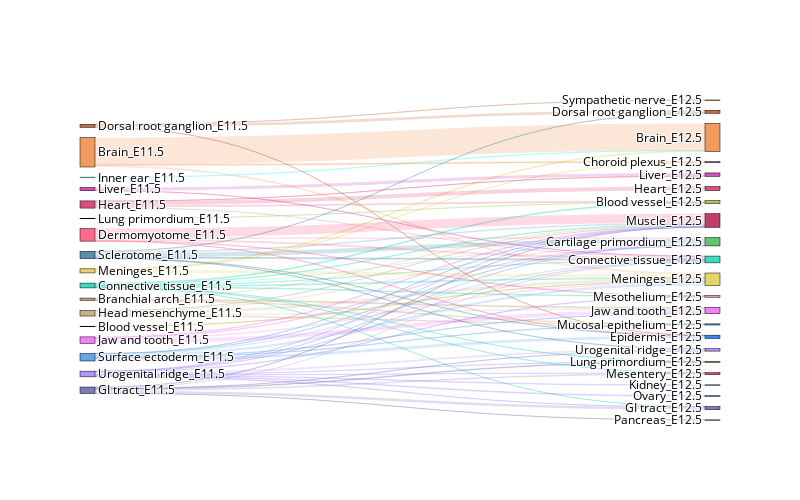
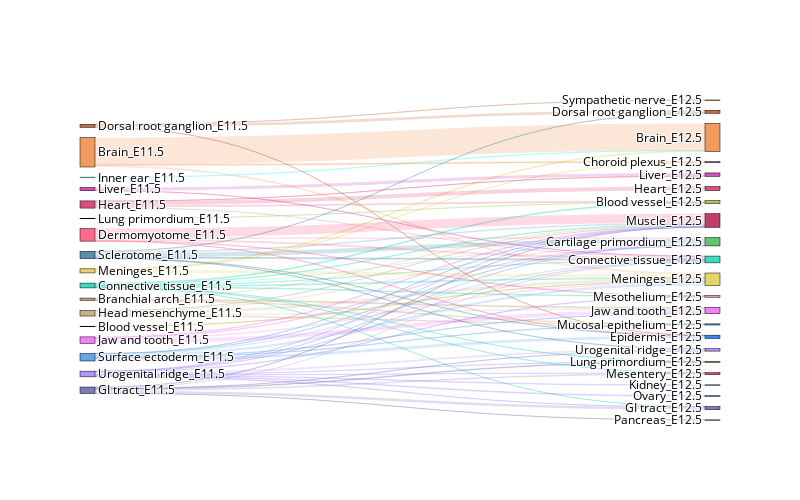

Notebook code cell kept with these figures, in order:
### Markdown cell above
We use a Sankey diagram to show the correspondence between cell types at different stages of development

### Code cell
fig=Sankey_multi(adata_li=[adata1,adata2],
             prefix_li=['E11.5','E12.5'],
             matching_li=[matching],
                clusters='annotation',filter_num=10,
             node_opacity = 0.8,
             link_opacity = 0.2,
                layout=[800,500],
           font_size=12,
           font_color='Black',
           save_name=None,
           format='png',
           width=1200,
           height=1000,
           return_fig=True)
fig.show()

### Figure 1 — Plotly figure (JSON) as saved in the notebook; plotly's stock layout.template omitted (floating-point values rounded to 4 significant figures)
{"data": [{"link": {"color": ["rgba(11, 211, 177, 0.2)", "rgba(211, 36, 90, 0.2)", "rgba(126, 193, 54, 0.2)", "rgba(239, 131, 58, 0.2)", "rgba(3, 255, 244, 0.2)", "rgba(223, 202, 67, 0.2)", "rgba(11, 211, 177, 0.2)", "rgba(255, 67, 116, 0.2)", "rgba(190, 155, 114, 0.2)", "rgba(240, 98, 249, 0.2)", "rgba(45, 115, 158, 0.2)", "rgba(66, 143, 226, 0.2)", "rgba(158, 123, 255, 0.2)", "rgba(239, 131, 58, 0.2)", "rgba(223, 202, 67, 0.2)", "rgba(11, 211, 177, 0.2)", "rgba(255, 67, 116, 0.2)", "rgba(92, 92, 166, 0.2)", "rgba(211, 36, 90, 0.2)", "rgba(201, 35, 177, 0.2)", "rgba(45, 115, 158, 0.2)", "rgba(66, 143, 226, 0.2)", "rgba(158, 123, 255, 0.2)", "rgba(183, 76, 17, 0.2)", "rgba(45, 115, 158, 0.2)", "rgba(255, 67, 116, 0.2)", "rgba(183, 76, 17, 0.2)", "rgba(45, 115, 158, 0.2)", "rgba(66, 143, 226, 0.2)", "rgba(11, 211, 177, 0.2)", "rgba(92, 92, 166, 0.2)", "rgba(158, 123, 255, 0.2)", "rgba(211, 36, 90, 0.2)", "rgba(179, 139, 92, 0.2)", "rgba(190, 155, 114, 0.2)", "rgba(240, 98, 249, 0.2)", "rgba(66, 143, 226, 0.2)", "rgba(158, 123, 255, 0.2)", "rgba(211, 36, 90, 0.2)", "rgba(201, 35, 177, 0.2)", "rgba(11, 211, 177, 0.2)", "rgba(92, 92, 166, 0.2)", "rgba(158, 123, 255, 0.2)", "rgba(179, 167, 38, 0.2)", "rgba(239, 131, 58, 0.2)", "rgba(11, 211, 177, 0.2)", "rgba(190, 155, 114, 0.2)", "rgba(240, 98, 249, 0.2)", "rgba(223, 202, 67, 0.2)", "rgba(66, 143, 226, 0.2)", "rgba(11, 211, 177, 0.2)", "rgba(92, 92, 166, 0.2)", "rgba(158, 123, 255, 0.2)", "rgba(11, 211, 177, 0.2)", "rgba(255, 67, 116, 0.2)", "rgba(158, 123, 255, 0.2)", "rgba(179, 139, 92, 0.2)", "rgba(190, 155, 114, 0.2)", "rgba(66, 143, 226, 0.2)", "rgba(179, 139, 92, 0.2)", "rgba(11, 211, 177, 0.2)", "rgba(255, 67, 116, 0.2)", "rgba(92, 92, 166, 0.2)", "rgba(190, 155, 114, 0.2)", "rgba(240, 98, 249, 0.2)", "rgba(45, 115, 158, 0.2)", "rgba(66, 143, 226, 0.2)", "rgba(158, 123, 255, 0.2)", "rgba(158, 123, 255, 0.2)", "rgba(92, 92, 166, 0.2)", "rgba(183, 76, 17, 0.2)", "rgba(92, 92, 166, 0.2)", "rgba(45, 115, 158, 0.2)", "rgba(158, 123, 255, 0.2)"], "label": ["Lung primordium_E11.5", "Brain_E11.5", "Urogenital ridge_E11.5", "Branchial arch_E11.5", "Heart_E11.5", "Dorsal root ganglion_E11.5", "Dermomyotome_E11.5", "Spinal cord_E11.5", "Liver_E11.5", "GI tract_E11.5", "Meninges_E11.5", "Blood vessel_E11.5", "Sclerotome_E11.5", "Jaw and tooth_E11.5", "Inner ear_E11.5", "Connective tissue_E11.5", "Head mesenchyme_E11.5", "Surface ectoderm_E11.5", "Jaw and tooth_E12.5", "Heart_E12.5", "Dorsal root ganglion_E12.5", "Kidney_E12.5", "Blood vessel_E12.5", "Brain_E12.5", "Liver_E12.5", "Urogenital ridge_E12.5", "Sympathetic nerve_E12.5", "Connective tissue_E12.5", "Muscle_E12.5", "Cartilage primordium_E12.5", "Epidermis_E12.5", "Pancreas_E12.5", "Mesentery_E12.5", "Choroid plexus_E12.5", "GI tract_E12.5", "Lung primordium_E12.5", "Mucosal epithelium_E12.5", "Meninges_E12.5", "Ovary_E12.5", "Mesothelium_E12.5"], "source": [15, 4, 0, 1, 14, 10, 15, 6, 16, 13, 12, 17, 2, 1, 10, 15, 6, 9, 4, 8, 12, 17, 2, 5, 12, 6, 5, 12, 17, 15, 9, 2, 4, 3, 16, 13, 17, 2, 4, 8, 15, 9, 2, 11, 1, 15, 16, 13, 10, 17, 15, 9, 2, 15, 6, 2, 3, 16, 17, 3, 15, 6, 9, 16, 13, 12, 17, 2, 2, 9, 5, 9, 12, 2], "target": [22, 22, 22, 23, 23, 23, 29, 29, 29, 29, 29, 29, 29, 33, 33, 27, 27, 27, 27, 27, 27, 27, 27, 20, 20, 30, 30, 30, 30, 34, 34, 34, 19, 18, 18, 18, 18, 21, 24, 24, 35, 35, 35, 37, 37, 37, 37, 37, 37, 37, 32, 32, 32, 39, 39, 39, 36, 36, 36, 28, 28, 28, 28, 28, 28, 28, 28, 28, 38, 31, 26, 25, 25, 25], "value": [80, 156, 17, 2472, 15, 79, 99, 103, 110, 35, 389, 17, 14, 82, 23, 11, 172, 107, 104, 12, 85, 112, 19, 251, 24, 13, 18, 17, 258, 15, 245, 31, 370, 91, 109, 333, 49, 59, 28, 288, 15, 62, 32, 50, 150, 88, 227, 156, 275, 192, 25, 129, 34, 51, 33, 64, 18, 38, 47, 101, 57, 828, 21, 21, 62, 138, 13, 17, 68, 13, 11, 12, 23, 188]}, "node": {"color": ["rgba(126, 193, 54, 0.8)", "rgba(239, 131, 58, 0.8)", "rgba(158, 123, 255, 0.8)", "rgba(179, 139, 92, 0.8)", "rgba(211, 36, 90, 0.8)", "rgba(183, 76, 17, 0.8)", "rgba(255, 67, 116, 0.8)", "rgba(249, 213, 186, 0.8)", "rgba(201, 35, 177, 0.8)", "rgba(92, 92, 166, 0.8)", "rgba(223, 202, 67, 0.8)", "rgba(179, 167, 38, 0.8)", "rgba(45, 115, 158, 0.8)", "rgba(240, 98, 249, 0.8)", "rgba(3, 255, 244, 0.8)", "rgba(11, 211, 177, 0.8)", "rgba(190, 155, 114, 0.8)", "rgba(66, 143, 226, 0.8)", "rgba(240, 98, 249, 0.8)", "rgba(211, 36, 90, 0.8)", "rgba(183, 76, 17, 0.8)", "rgba(98, 207, 232, 0.8)", "rgba(179, 167, 38, 0.8)", "rgba(239, 131, 58, 0.8)", "rgba(201, 35, 177, 0.8)", "rgba(158, 123, 255, 0.8)", "rgba(204, 90, 13, 0.8)", "rgba(11, 211, 177, 0.8)", "rgba(175, 16, 65, 0.8)", "rgba(60, 180, 75, 0.8)", "rgba(3, 109, 244, 0.8)", "rgba(115, 155, 30, 0.8)", "rgba(231, 29, 54, 0.8)", "rgba(189, 58, 221, 0.8)", "rgba(92, 92, 166, 0.8)", "rgba(126, 193, 54, 0.8)", "rgba(47, 125, 209, 0.8)", "rgba(223, 202, 67, 0.8)", "rgba(85, 175, 217, 0.8)", "rgba(255, 131, 131, 0.8)"], "label": ["Lung primordium_E11.5", "Brain_E11.5", "Urogenital ridge_E11.5", "Branchial arch_E11.5", "Heart_E11.5", "Dorsal root ganglion_E11.5", "Dermomyotome_E11.5", "Spinal cord_E11.5", "Liver_E11.5", "GI tract_E11.5", "Meninges_E11.5", "Blood vessel_E11.5", "Sclerotome_E11.5", "Jaw and tooth_E11.5", "Inner ear_E11.5", "Connective tissue_E11.5", "Head mesenchyme_E11.5", "Surface ectoderm_E11.5", "Jaw and tooth_E12.5", "Heart_E12.5", "Dorsal root ganglion_E12.5", "Kidney_E12.5", "Blood vessel_E12.5", "Brain_E12.5", "Liver_E12.5", "Urogenital ridge_E12.5", "Sympathetic nerve_E12.5", "Connective tissue_E12.5", "Muscle_E12.5", "Cartilage primordium_E12.5", "Epidermis_E12.5", "Pancreas_E12.5", "Mesentery_E12.5", "Choroid plexus_E12.5", "GI tract_E12.5", "Lung primordium_E12.5", "Mucosal epithelium_E12.5", "Meninges_E12.5", "Ovary_E12.5", "Mesothelium_E12.5"], "line": {"color": "black", "width": 0.5}, "pad": 15, "thickness": 15}, "type": "sankey", "valueformat": ".0f", "valuesuffix": "TWh"}], "layout": {"autosize": false, "font": {"color": "Black", "size": 12}, "height": 500, "title": {"text": ""}, "width": 800}}

### Figure 2 — Plotly figure (JSON) as saved in the notebook; plotly's stock layout.template omitted (floating-point values rounded to 4 significant figures)
{"data": [{"link": {"color": ["rgba(11, 211, 177, 0.2)", "rgba(211, 36, 90, 0.2)", "rgba(126, 193, 54, 0.2)", "rgba(239, 131, 58, 0.2)", "rgba(3, 255, 244, 0.2)", "rgba(223, 202, 67, 0.2)", "rgba(11, 211, 177, 0.2)", "rgba(255, 67, 116, 0.2)", "rgba(190, 155, 114, 0.2)", "rgba(240, 98, 249, 0.2)", "rgba(45, 115, 158, 0.2)", "rgba(66, 143, 226, 0.2)", "rgba(158, 123, 255, 0.2)", "rgba(239, 131, 58, 0.2)", "rgba(223, 202, 67, 0.2)", "rgba(11, 211, 177, 0.2)", "rgba(255, 67, 116, 0.2)", "rgba(92, 92, 166, 0.2)", "rgba(211, 36, 90, 0.2)", "rgba(201, 35, 177, 0.2)", "rgba(45, 115, 158, 0.2)", "rgba(66, 143, 226, 0.2)", "rgba(158, 123, 255, 0.2)", "rgba(183, 76, 17, 0.2)", "rgba(45, 115, 158, 0.2)", "rgba(255, 67, 116, 0.2)", "rgba(183, 76, 17, 0.2)", "rgba(45, 115, 158, 0.2)", "rgba(66, 143, 226, 0.2)", "rgba(11, 211, 177, 0.2)", "rgba(92, 92, 166, 0.2)", "rgba(158, 123, 255, 0.2)", "rgba(211, 36, 90, 0.2)", "rgba(179, 139, 92, 0.2)", "rgba(190, 155, 114, 0.2)", "rgba(240, 98, 249, 0.2)", "rgba(66, 143, 226, 0.2)", "rgba(158, 123, 255, 0.2)", "rgba(211, 36, 90, 0.2)", "rgba(201, 35, 177, 0.2)", "rgba(11, 211, 177, 0.2)", "rgba(92, 92, 166, 0.2)", "rgba(158, 123, 255, 0.2)", "rgba(179, 167, 38, 0.2)", "rgba(239, 131, 58, 0.2)", "rgba(11, 211, 177, 0.2)", "rgba(190, 155, 114, 0.2)", "rgba(240, 98, 249, 0.2)", "rgba(223, 202, 67, 0.2)", "rgba(66, 143, 226, 0.2)", "rgba(11, 211, 177, 0.2)", "rgba(92, 92, 166, 0.2)", "rgba(158, 123, 255, 0.2)", "rgba(11, 211, 177, 0.2)", "rgba(255, 67, 116, 0.2)", "rgba(158, 123, 255, 0.2)", "rgba(179, 139, 92, 0.2)", "rgba(190, 155, 114, 0.2)", "rgba(66, 143, 226, 0.2)", "rgba(179, 139, 92, 0.2)", "rgba(11, 211, 177, 0.2)", "rgba(255, 67, 116, 0.2)", "rgba(92, 92, 166, 0.2)", "rgba(190, 155, 114, 0.2)", "rgba(240, 98, 249, 0.2)", "rgba(45, 115, 158, 0.2)", "rgba(66, 143, 226, 0.2)", "rgba(158, 123, 255, 0.2)", "rgba(158, 123, 255, 0.2)", "rgba(92, 92, 166, 0.2)", "rgba(183, 76, 17, 0.2)", "rgba(92, 92, 166, 0.2)", "rgba(45, 115, 158, 0.2)", "rgba(158, 123, 255, 0.2)"], "label": ["Lung primordium_E11.5", "Brain_E11.5", "Urogenital ridge_E11.5", "Branchial arch_E11.5", "Heart_E11.5", "Dorsal root ganglion_E11.5", "Dermomyotome_E11.5", "Spinal cord_E11.5", "Liver_E11.5", "GI tract_E11.5", "Meninges_E11.5", "Blood vessel_E11.5", "Sclerotome_E11.5", "Jaw and tooth_E11.5", "Inner ear_E11.5", "Connective tissue_E11.5", "Head mesenchyme_E11.5", "Surface ectoderm_E11.5", "Jaw and tooth_E12.5", "Heart_E12.5", "Dorsal root ganglion_E12.5", "Kidney_E12.5", "Blood vessel_E12.5", "Brain_E12.5", "Liver_E12.5", "Urogenital ridge_E12.5", "Sympathetic nerve_E12.5", "Connective tissue_E12.5", "Muscle_E12.5", "Cartilage primordium_E12.5", "Epidermis_E12.5", "Pancreas_E12.5", "Mesentery_E12.5", "Choroid plexus_E12.5", "GI tract_E12.5", "Lung primordium_E12.5", "Mucosal epithelium_E12.5", "Meninges_E12.5", "Ovary_E12.5", "Mesothelium_E12.5"], "source": [15, 4, 0, 1, 14, 10, 15, 6, 16, 13, 12, 17, 2, 1, 10, 15, 6, 9, 4, 8, 12, 17, 2, 5, 12, 6, 5, 12, 17, 15, 9, 2, 4, 3, 16, 13, 17, 2, 4, 8, 15, 9, 2, 11, 1, 15, 16, 13, 10, 17, 15, 9, 2, 15, 6, 2, 3, 16, 17, 3, 15, 6, 9, 16, 13, 12, 17, 2, 2, 9, 5, 9, 12, 2], "target": [22, 22, 22, 23, 23, 23, 29, 29, 29, 29, 29, 29, 29, 33, 33, 27, 27, 27, 27, 27, 27, 27, 27, 20, 20, 30, 30, 30, 30, 34, 34, 34, 19, 18, 18, 18, 18, 21, 24, 24, 35, 35, 35, 37, 37, 37, 37, 37, 37, 37, 32, 32, 32, 39, 39, 39, 36, 36, 36, 28, 28, 28, 28, 28, 28, 28, 28, 28, 38, 31, 26, 25, 25, 25], "value": [80, 156, 17, 2472, 15, 79, 99, 103, 110, 35, 389, 17, 14, 82, 23, 11, 172, 107, 104, 12, 85, 112, 19, 251, 24, 13, 18, 17, 258, 15, 245, 31, 370, 91, 109, 333, 49, 59, 28, 288, 15, 62, 32, 50, 150, 88, 227, 156, 275, 192, 25, 129, 34, 51, 33, 64, 18, 38, 47, 101, 57, 828, 21, 21, 62, 138, 13, 17, 68, 13, 11, 12, 23, 188]}, "node": {"color": ["rgba(126, 193, 54, 0.8)", "rgba(239, 131, 58, 0.8)", "rgba(158, 123, 255, 0.8)", "rgba(179, 139, 92, 0.8)", "rgba(211, 36, 90, 0.8)", "rgba(183, 76, 17, 0.8)", "rgba(255, 67, 116, 0.8)", "rgba(249, 213, 186, 0.8)", "rgba(201, 35, 177, 0.8)", "rgba(92, 92, 166, 0.8)", "rgba(223, 202, 67, 0.8)", "rgba(179, 167, 38, 0.8)", "rgba(45, 115, 158, 0.8)", "rgba(240, 98, 249, 0.8)", "rgba(3, 255, 244, 0.8)", "rgba(11, 211, 177, 0.8)", "rgba(190, 155, 114, 0.8)", "rgba(66, 143, 226, 0.8)", "rgba(240, 98, 249, 0.8)", "rgba(211, 36, 90, 0.8)", "rgba(183, 76, 17, 0.8)", "rgba(98, 207, 232, 0.8)", "rgba(179, 167, 38, 0.8)", "rgba(239, 131, 58, 0.8)", "rgba(201, 35, 177, 0.8)", "rgba(158, 123, 255, 0.8)", "rgba(204, 90, 13, 0.8)", "rgba(11, 211, 177, 0.8)", "rgba(175, 16, 65, 0.8)", "rgba(60, 180, 75, 0.8)", "rgba(3, 109, 244, 0.8)", "rgba(115, 155, 30, 0.8)", "rgba(231, 29, 54, 0.8)", "rgba(189, 58, 221, 0.8)", "rgba(92, 92, 166, 0.8)", "rgba(126, 193, 54, 0.8)", "rgba(47, 125, 209, 0.8)", "rgba(223, 202, 67, 0.8)", "rgba(85, 175, 217, 0.8)", "rgba(255, 131, 131, 0.8)"], "label": ["Lung primordium_E11.5", "Brain_E11.5", "Urogenital ridge_E11.5", "Branchial arch_E11.5", "Heart_E11.5", "Dorsal root ganglion_E11.5", "Dermomyotome_E11.5", "Spinal cord_E11.5", "Liver_E11.5", "GI tract_E11.5", "Meninges_E11.5", "Blood vessel_E11.5", "Sclerotome_E11.5", "Jaw and tooth_E11.5", "Inner ear_E11.5", "Connective tissue_E11.5", "Head mesenchyme_E11.5", "Surface ectoderm_E11.5", "Jaw and tooth_E12.5", "Heart_E12.5", "Dorsal root ganglion_E12.5", "Kidney_E12.5", "Blood vessel_E12.5", "Brain_E12.5", "Liver_E12.5", "Urogenital ridge_E12.5", "Sympathetic nerve_E12.5", "Connective tissue_E12.5", "Muscle_E12.5", "Cartilage primordium_E12.5", "Epidermis_E12.5", "Pancreas_E12.5", "Mesentery_E12.5", "Choroid plexus_E12.5", "GI tract_E12.5", "Lung primordium_E12.5", "Mucosal epithelium_E12.5", "Meninges_E12.5", "Ovary_E12.5", "Mesothelium_E12.5"], "line": {"color": "black", "width": 0.5}, "pad": 15, "thickness": 15}, "type": "sankey", "valueformat": ".0f", "valuesuffix": "TWh"}], "layout": {"autosize": false, "font": {"color": "Black", "size": 12}, "height": 500, "title": {"text": ""}, "width": 800}}
